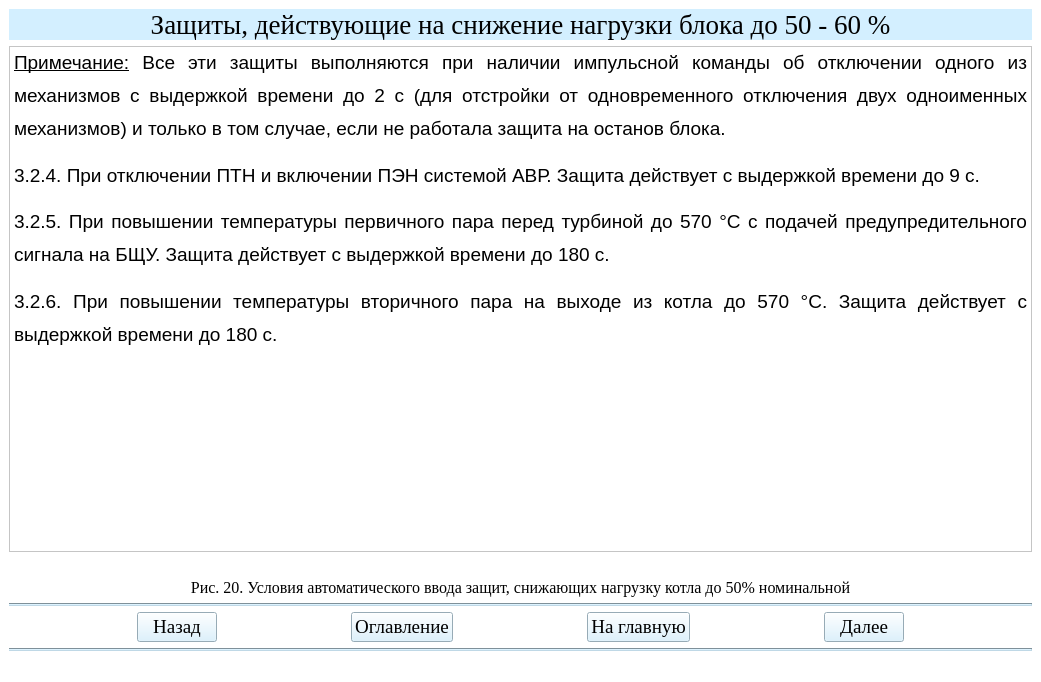
<?xml version="1.0" encoding="UTF-8"?>
<ui version="4.0">
 <class>Teoria31Window</class>
 <widget class="QMainWindow" name="Teoria31Window">
  <property name="geometry">
   <rect>
    <x>0</x>
    <y>0</y>
    <width>1041</width>
    <height>682</height>
   </rect>
  </property>
  <property name="windowTitle">
   <string>АУК</string>
  </property>
  <property name="styleSheet">
   <string notr="true">background-color: rgb(255, 255, 255);</string>
  </property>
  <widget class="QWidget" name="centralwidget">
   <layout class="QGridLayout" name="gridLayout">
    <item row="0" column="0">
     <widget class="QLabel" name="label_4">
      <property name="font">
       <font>
        <family>Times New Roman</family>
        <pointsize>20</pointsize>
       </font>
      </property>
      <property name="styleSheet">
       <string notr="true">background-color: rgb(211, 239, 255);</string>
      </property>
      <property name="text">
       <string>Защиты, действующие на снижение нагрузки блока до 50 - 60 %</string>
      </property>
      <property name="alignment">
       <set>Qt::AlignCenter</set>
      </property>
     </widget>
    </item>
    <item row="4" column="0">
     <widget class="QLabel" name="label">
      <property name="font">
       <font>
        <family>Times New Roman</family>
        <pointsize>12</pointsize>
       </font>
      </property>
      <property name="text">
       <string>Рис. 20. Условия автоматического ввода защит, снижающих нагрузку котла до 50% номинальной</string>
      </property>
      <property name="alignment">
       <set>Qt::AlignCenter</set>
      </property>
     </widget>
    </item>
    <item row="3" column="0">
     <widget class="QLabel" name="label_2">
      <property name="text">
       <string/>
      </property>
      <property name="pixmap">
       <pixmap>рис20.png</pixmap>
      </property>
      <property name="alignment">
       <set>Qt::AlignCenter</set>
      </property>
     </widget>
    </item>
    <item row="2" column="0">
     <widget class="QTextBrowser" name="textBrowser_2">
      <property name="html">
       <string>&lt;!DOCTYPE HTML PUBLIC &quot;-//W3C//DTD HTML 4.0//EN&quot; &quot;http://www.w3.org/TR/REC-html40/strict.dtd&quot;&gt;
&lt;html&gt;&lt;head&gt;&lt;meta name=&quot;qrichtext&quot; content=&quot;1&quot; /&gt;&lt;style type=&quot;text/css&quot;&gt;
p, li { white-space: pre-wrap; }
&lt;/style&gt;&lt;/head&gt;&lt;body style=&quot; font-family:'MS Shell Dlg 2'; font-size:8.25pt; font-weight:400; font-style:normal;&quot;&gt;
&lt;p align=&quot;justify&quot; style=&quot; margin-top:12px; margin-bottom:0px; margin-left:0px; margin-right:0px; -qt-block-indent:0; text-indent:0px; line-height:150%;&quot;&gt;&lt;span style=&quot; font-family:'Times New Roman,serif'; font-size:14pt; text-decoration: underline;&quot;&gt;Примечание:&lt;/span&gt;&lt;span style=&quot; font-family:'Times New Roman,serif'; font-size:14pt;&quot;&gt; Все эти защиты выполняются при наличии импульсной команды об отключении одного из механизмов с выдержкой времени до 2 с (для отстройки от одновременного отключения двух одноименных механизмов) и только в том случае, если не работала защита на останов блока.&lt;/span&gt;&lt;span style=&quot; font-size:8pt;&quot;&gt; &lt;/span&gt;&lt;/p&gt;
&lt;p align=&quot;justify&quot; style=&quot; margin-top:12px; margin-bottom:0px; margin-left:0px; margin-right:0px; -qt-block-indent:0; text-indent:0px; line-height:150%;&quot;&gt;&lt;span style=&quot; font-family:'Times New Roman,serif'; font-size:14pt;&quot;&gt;3.2.4. При отключении ПТН и включении ПЭН системой АВР. Защита действует с выдержкой времени до 9 с.&lt;/span&gt;&lt;span style=&quot; font-size:8pt;&quot;&gt; &lt;/span&gt;&lt;/p&gt;
&lt;p align=&quot;justify&quot; style=&quot; margin-top:12px; margin-bottom:0px; margin-left:0px; margin-right:0px; -qt-block-indent:0; text-indent:0px; line-height:150%;&quot;&gt;&lt;span style=&quot; font-family:'Times New Roman,serif'; font-size:14pt;&quot;&gt;3.2.5. При повышении температуры первичного пара перед турбиной до 570 °С с подачей предупредительного сигнала на БЩУ. Защита действует с выдержкой времени до 180 с.&lt;/span&gt;&lt;span style=&quot; font-size:8pt;&quot;&gt; &lt;/span&gt;&lt;/p&gt;
&lt;p align=&quot;justify&quot; style=&quot; margin-top:12px; margin-bottom:0px; margin-left:0px; margin-right:0px; -qt-block-indent:0; text-indent:0px; line-height:150%;&quot;&gt;&lt;span style=&quot; font-family:'Times New Roman,serif'; font-size:14pt;&quot;&gt;3.2.6. При повышении температуры вторичного пара на выходе из котла до 570 °С. Защита действует с выдержкой времени до 180 с.&lt;/span&gt;&lt;span style=&quot; font-size:8pt;&quot;&gt; &lt;/span&gt;&lt;/p&gt;&lt;/body&gt;&lt;/html&gt;</string>
      </property>
     </widget>
    </item>
    <item row="6" column="0">
     <layout class="QHBoxLayout" name="horizontalLayout">
      <item>
       <spacer name="horizontalSpacer_2">
        <property name="orientation">
         <enum>Qt::Horizontal</enum>
        </property>
        <property name="sizeHint" stdset="0">
         <size>
          <width>40</width>
          <height>20</height>
         </size>
        </property>
       </spacer>
      </item>
      <item>
       <widget class="QPushButton" name="btn_return31">
        <property name="sizePolicy">
         <sizepolicy hsizetype="Minimum" vsizetype="Fixed">
          <horstretch>0</horstretch>
          <verstretch>0</verstretch>
         </sizepolicy>
        </property>
        <property name="font">
         <font>
          <family>Times New Roman</family>
          <pointsize>14</pointsize>
          <weight>50</weight>
          <bold>false</bold>
         </font>
        </property>
        <property name="styleSheet">
         <string notr="true">background-color: rgb(211, 239, 255);
color: rgb(0, 0, 0);</string>
        </property>
        <property name="text">
         <string>Назад</string>
        </property>
       </widget>
      </item>
      <item>
       <spacer name="horizontalSpacer_5">
        <property name="orientation">
         <enum>Qt::Horizontal</enum>
        </property>
        <property name="sizeHint" stdset="0">
         <size>
          <width>40</width>
          <height>20</height>
         </size>
        </property>
       </spacer>
      </item>
      <item>
       <widget class="QPushButton" name="btn_oglavlenie31">
        <property name="font">
         <font>
          <family>Times New Roman</family>
          <pointsize>14</pointsize>
         </font>
        </property>
        <property name="styleSheet">
         <string notr="true">background-color: rgb(211, 239, 255);
color: rgb(0, 0, 0);</string>
        </property>
        <property name="text">
         <string>Оглавление</string>
        </property>
       </widget>
      </item>
      <item>
       <spacer name="horizontalSpacer">
        <property name="orientation">
         <enum>Qt::Horizontal</enum>
        </property>
        <property name="sizeHint" stdset="0">
         <size>
          <width>40</width>
          <height>20</height>
         </size>
        </property>
       </spacer>
      </item>
      <item>
       <widget class="QPushButton" name="btn_glavnaya31">
        <property name="font">
         <font>
          <family>Times New Roman</family>
          <pointsize>14</pointsize>
          <weight>50</weight>
          <bold>false</bold>
         </font>
        </property>
        <property name="styleSheet">
         <string notr="true">background-color: rgb(211, 239, 255);
color: rgb(0, 0, 0);</string>
        </property>
        <property name="text">
         <string>На главную</string>
        </property>
       </widget>
      </item>
      <item>
       <spacer name="horizontalSpacer_3">
        <property name="orientation">
         <enum>Qt::Horizontal</enum>
        </property>
        <property name="sizeHint" stdset="0">
         <size>
          <width>40</width>
          <height>20</height>
         </size>
        </property>
       </spacer>
      </item>
      <item>
       <widget class="QPushButton" name="btn_dalee31">
        <property name="font">
         <font>
          <family>Times New Roman</family>
          <pointsize>14</pointsize>
          <weight>50</weight>
          <bold>false</bold>
         </font>
        </property>
        <property name="styleSheet">
         <string notr="true">background-color: rgb(211, 239, 255);
color: rgb(0, 0, 0);</string>
        </property>
        <property name="text">
         <string>Далее</string>
        </property>
       </widget>
      </item>
      <item>
       <spacer name="horizontalSpacer_4">
        <property name="orientation">
         <enum>Qt::Horizontal</enum>
        </property>
        <property name="sizeHint" stdset="0">
         <size>
          <width>40</width>
          <height>20</height>
         </size>
        </property>
       </spacer>
      </item>
     </layout>
    </item>
    <item row="5" column="0">
     <widget class="Line" name="line">
      <property name="styleSheet">
       <string notr="true">background-color: rgb(191, 216, 230);</string>
      </property>
      <property name="orientation">
       <enum>Qt::Horizontal</enum>
      </property>
     </widget>
    </item>
    <item row="7" column="0">
     <widget class="Line" name="line_2">
      <property name="styleSheet">
       <string notr="true">background-color: rgb(191, 216, 230);</string>
      </property>
      <property name="orientation">
       <enum>Qt::Horizontal</enum>
      </property>
     </widget>
    </item>
   </layout>
  </widget>
  <widget class="QStatusBar" name="statusbar"/>
 </widget>
 <resources/>
 <connections/>
</ui>
